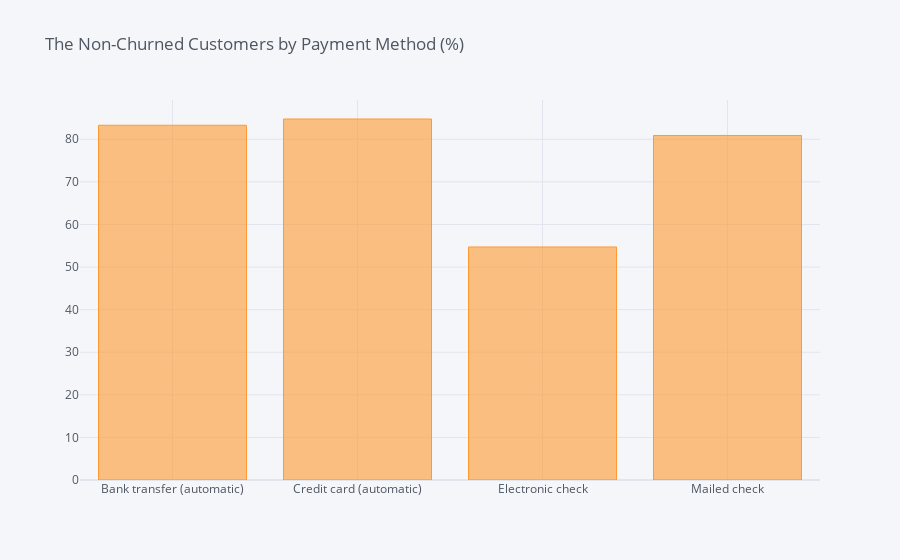

Here is the notebook cell this chart was saved with:
### Code cell
df_PaymentMethod = pd.DataFrame(columns=["PaymentMethods", "% of Leavers"])
i = 0
for payment in list(telco['PaymentMethod'].unique()):
    ratio = telco[(telco['PaymentMethod'] == payment) & (telco['Churn'] == "No")].shape[0] / telco[telco['PaymentMethod'] == payment].shape[0]
    df_PaymentMethod.loc[i] = (payment, ratio * 100)
    i += 1
df_PM2 = df_PaymentMethod.groupby(by="PaymentMethods").sum()
df_PM2.iplot(kind='bar', title='The Non-Churned Customers by Payment Method (%)')

### Figure 1 — Plotly figure (JSON) as saved in the notebook; plotly's stock layout.template omitted (floating-point values rounded to 4 significant figures)
{"data": [{"marker": {"color": "rgba(255, 153, 51, 0.6)", "line": {"color": "rgba(255, 153, 51, 1.0)", "width": 1}}, "name": "% of Leavers", "orientation": "v", "text": "", "type": "bar", "x": ["Bank transfer (automatic)", "Credit card (automatic)", "Electronic check", "Mailed check"], "y": [83.29, 84.76, 54.71, 80.89]}], "layout": {"legend": {"bgcolor": "#F5F6F9", "font": {"color": "#4D5663"}}, "paper_bgcolor": "#F5F6F9", "plot_bgcolor": "#F5F6F9", "title": {"font": {"color": "#4D5663"}, "text": "The Non-Churned Customers by Payment Method (%)"}, "xaxis": {"gridcolor": "#E1E5ED", "showgrid": true, "tickfont": {"color": "#4D5663"}, "title": {"font": {"color": "#4D5663"}, "text": ""}, "zerolinecolor": "#E1E5ED"}, "yaxis": {"gridcolor": "#E1E5ED", "showgrid": true, "tickfont": {"color": "#4D5663"}, "title": {"font": {"color": "#4D5663"}, "text": ""}, "zerolinecolor": "#E1E5ED"}}}
